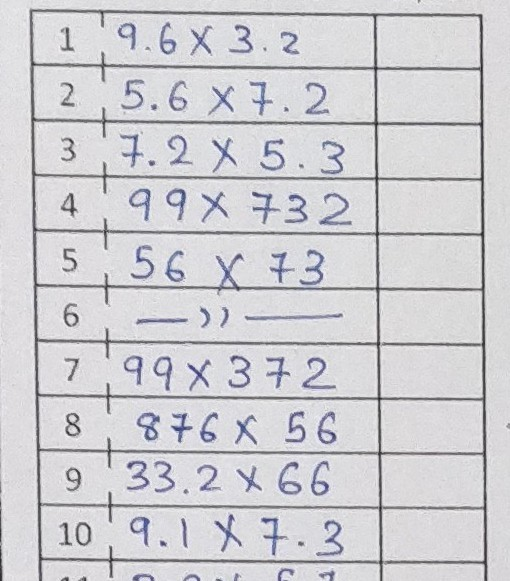
#> input picture text-recognition/images/41.jpg, 510 x 581 px
$ python pre-processing.py images/41.jpg
#> lines starting #> are read from the running program, lines starting #| are printed output that depends on the picture
import cv2
import numpy as np
import sys

img = cv2.imread(sys.argv[1])
#> img is the input picture: shape (581, 510, 3); mean B, G, R 210.5, 206.4, 206.9
cv2.imshow("Original image",img)

# img = cv2.fastNlMeansDenoisingColored(img,None,10,10,7,21)
# cv2.imshow(" image",img)
# CLAHE (Contrast Limited Adaptive Histogram Equalization)
clahe = cv2.createCLAHE(clipLimit=45., tileGridSize=(8,8))

lab = cv2.cvtColor(img, cv2.COLOR_BGR2LAB)  # convert from BGR to LAB color space
#> lab: shape (581, 510, 3); mean of channels 0, 1, 2 211.4, 128.8, 126.1
l, a, b = cv2.split(lab)  # split on 3 different channels
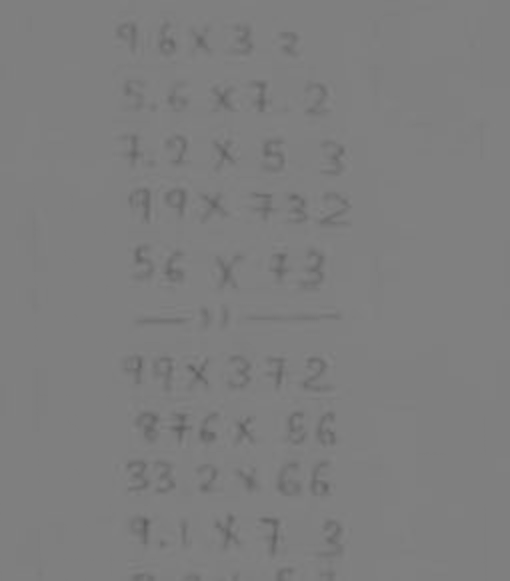
#> b: shape (581, 510); min 93, max 132, mean 126.1

l2 = clahe.apply(l)  # apply CLAHE to the L-channel
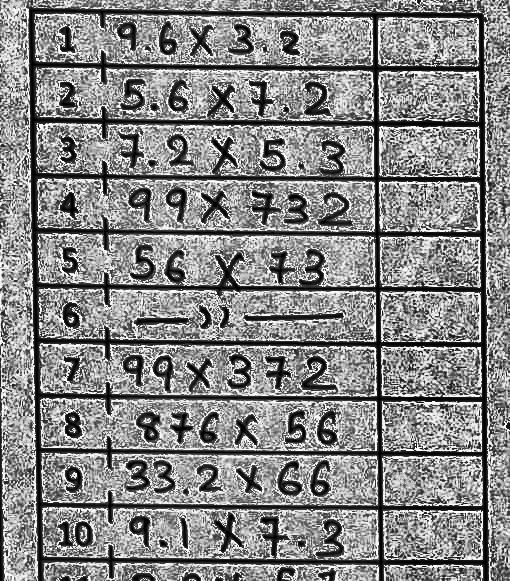
#> l2: shape (581, 510); min 0, max 255, mean 134.5

lab = cv2.merge((l2,a,b))  # merge channels
#> lab: shape (581, 510, 3); mean of channels 0, 1, 2 134.5, 128.8, 126.1
img2 = cv2.cvtColor(lab, cv2.COLOR_LAB2BGR)  # convert from LAB to BGR
cv2.imshow('Increased contrast', img2)

dst = cv2.fastNlMeansDenoisingColored(img2,None,12,12,7,21)
cv2.imshow(' contrast', dst)

# cv2.imwrite('sunset_modified.jpg', img2)

def display(name, img):
   cv2.imshow(name, img)
   cv2.waitKey(0)

def LAB_delta(delta, img):
   h, w = img.shape[:2]
   for i in range(h):
       for j in range(w):
           img[i][j][0] += delta
   # return img

img = img2.copy()
# img = cv2.cvtColor(img, cv2.COLOR_BGR2LAB)
# LAB_delta(80,img)

height, width = img.shape[:2]
#> height = 581; width = 510
mask = np.zeros(img.shape[:2], np.uint8)

bgdModel = np.zeros((1, 65), np.float64)
fgdModel = np.zeros((1, 65), np.float64)

rect = (5, 5, img.shape[1] - 5, img.shape[0] - 5)
#> rect = (5, 5, 505, 576)
cv2.grabCut(img, mask, rect, bgdModel, fgdModel, 5, cv2.GC_INIT_WITH_RECT)
mask2 = np.where((mask == 2) | (mask == 0), 0, 1).astype('uint8')
img = img * mask2[:, :, np.newaxis]
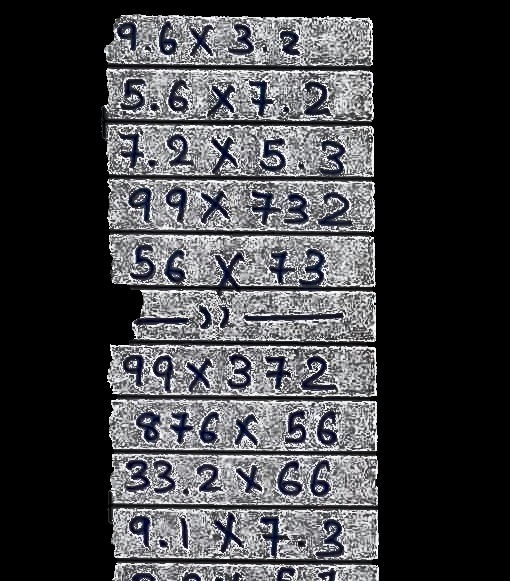
#> img: shape (581, 510, 3); mean B, G, R 68, 65.4, 65.1
cv2.imshow('grabcut', img)

Z = img.reshape((-1,3))

# convert to np.float32
Z = np.float32(Z)

# define criteria, number of clusters(K) and apply kmeans()
criteria = (cv2.TERM_CRITERIA_EPS + cv2.TERM_CRITERIA_MAX_ITER, 10, 1.0)
K = 2
ret,label,center=cv2.kmeans(Z,K,None,criteria,10,cv2.KMEANS_RANDOM_CENTERS)
#> ret = 1.01e+09; center = [[180.5, 177.2, 176.8], [15, 12.8, 12.58]]
# Now convert back into uint8, and make original image
center = np.uint8(center)
#> center = [[180, 177, 176], [15, 12, 12]]
res = center[label.flatten()]
res2 = res.reshape((img.shape))
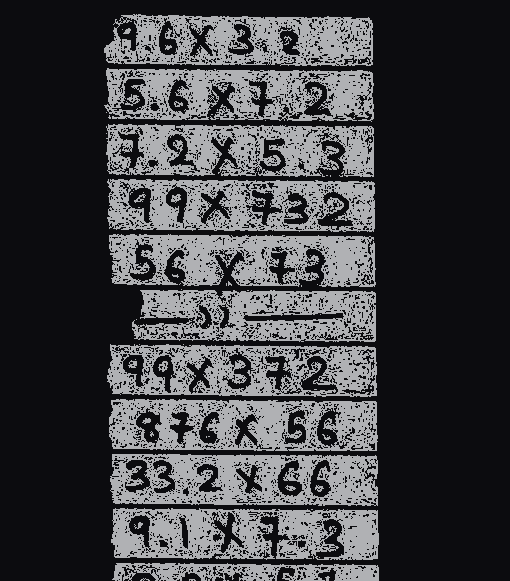
#> res2: shape (581, 510, 3); mean B, G, R 67.8, 64.8, 64.5

cv2.imshow('res2',res2)
cv2.imwrite('trial_5.jpg', res2)
cv2.waitKey(0)
cv2.destroyAllWindows()
